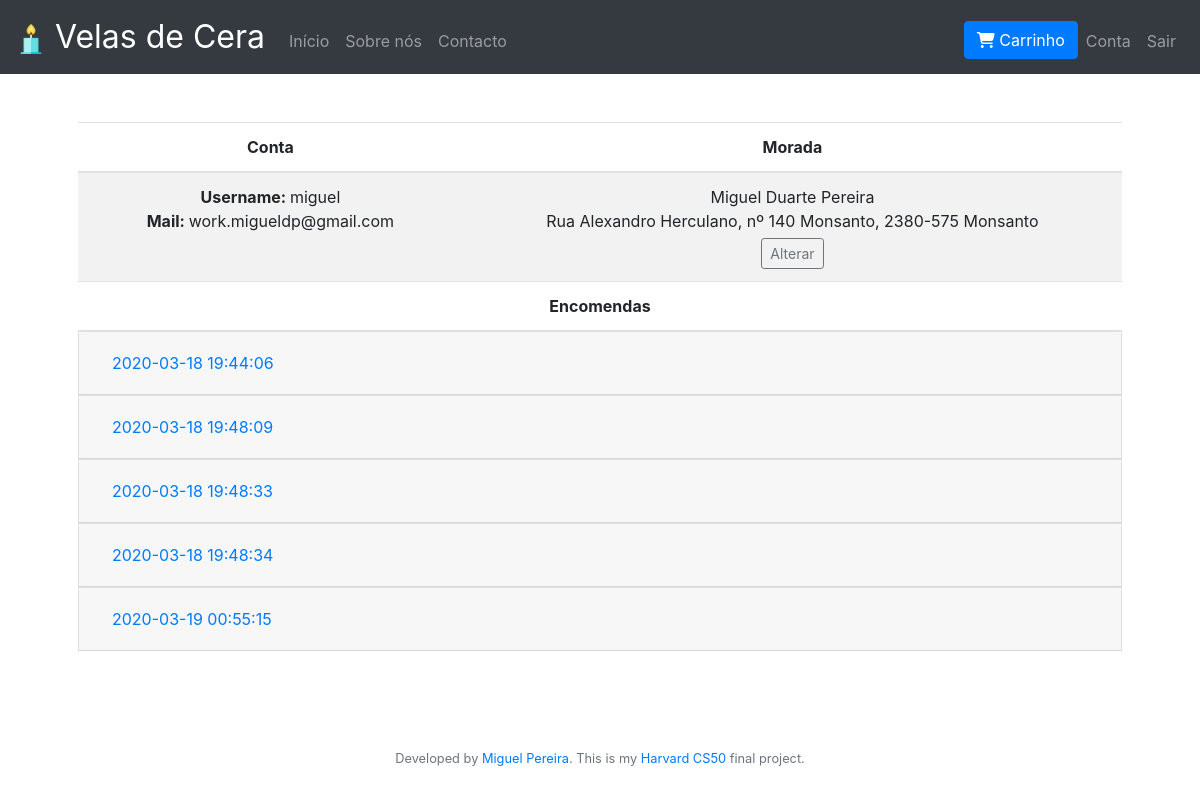
Page /conta (signed in) on the earlier database version.
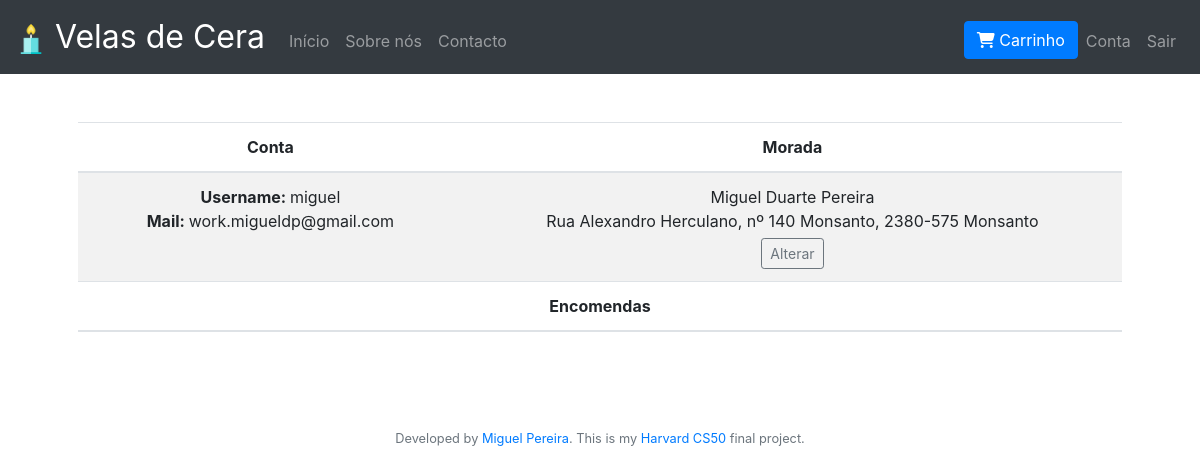
Same page on the later database version.
### tables this page shows
CREATE TABLE users (id integer not null primary key autoincrement, username text not null, hash text not null, mail text not null unique, tipo text not null);

CREATE TABLE morada (user_id integer unique not null, zip text not null, city text not null, street text not null, nome text);

CREATE TABLE encomenda (id integer not null primary key autoincrement, user_id integer not null, product_id integer not null, quantities numeric not null, price numeric not null, product_name text not null, data timestamp not null default current_timestamp, estado text not null default em_processo);

### app.py (the view, shortened to what this page needs)
@app.route("/conta", methods=["GET", "POST"])
@login_required
def conta():
    user_id = session.get("user_id")
    rows = db.execute ("select username, mail from users where id = :user_id", user_id=user_id)
    username = rows[0]["username"]
    mail = rows[0]["mail"]
    zipcode=''
    city=''
    street=''
    nome=''
    encomendas_datas = db.execute("select data, id from encomenda where user_id = :user_id group by data", user_id=user_id)
    encomendas = db.execute("select * from encomenda where user_id = :user_id", user_id=user_id)
    exists_adress = False
    check_adress = db.execute("select * from morada where user_id=:user_id", user_id=user_id)
    if len(check_adress) == 1 and check_adress[0]["user_id"] == user_id:
        exists_adress = True
        zipcode=check_adress[0]["zip"]
        city=check_adress[0]["city"]
        street=check_adress[0]["street"]
        nome=check_adress[0]["nome"]
    return render_template("conta.html", username=username, mail=mail, exists_adress=exists_adress, zipcode=zipcode, city=city, street=street, nome=nome, encomendas=encomendas, encomendas_datas=encomendas_datas)

### app.py (called while the page is built)
@app.after_request
def after_request(response):
    response.headers["Cache-Control"] = "no-cache, no-store, must-revalidate"
    response.headers["Expires"] = 0
    response.headers["Pragma"] = "no-cache"
    return response

def login_required(f):
    @wraps(f)
    def decorated_function(*args, **kwargs):
        if session.get("user_id") is None:
            return redirect("/login")
        return f(*args, **kwargs)
    return decorated_function

### templates/conta.html (shortened to what this page needs)
{% extends "layout.html" %}
{% block main %}
<main class="container p-5" >
    <table class="table table-striped">
        <thead>
            <tr>
                <th>Conta</th>
                <th>Morada</th>
            </tr>
        </thead>
        <tbody>
            <tr>
                <td>
                    <div class="container">
                        <b>Username: </b>{{username}}<br>
                        <b>Mail: </b>{{mail}}
                </td>
                <td>
                    <form action="/conta" method="POST" enctype=multipart/form-data>
                    {% if exists_adress %}
                          {{nome}}<br>
                          {{street}}, {{zipcode}} {{city}}<br>
                          <button style="margin-top: 5px;" class="btn btn-sm btn-outline-secondary" type="submit" name="alterar_button" value="a">Alterar</button>
                    {% endif %}
                </form>
                </td>
            </tr>
        </tbody>
    </table>
    <table class="table table-striped" style="margin-bottom: -1px; margin-top: -16px;">
        <thead>
            <tr>
                <th>Encomendas</th>
            </tr>
        </thead>
    </table>
    {% for encomenda_data in encomendas_datas %}
    <div class="accordion" id="accordion">
        <div class="card">
          <div class="card-header" id="heading_{{encomenda_data.id}}">
            <h2 class="mb-0">
              <button style="float: left;" class="btn btn-link" type="button" data-toggle="collapse" data-target="#collapse_{{encomenda_data.id}}" aria-expanded="true" aria-controls="collapse_{{encomenda_data.id}}">
                {{encomenda_data.data}}
              </button>
            </h2>
          </div>
        </div>
      </div>
      {% endfor %}
</main>
{% endblock %}

### templates/layout.html (shortened to what this page needs)
<!DOCTYPE html>
<html lang="pt">
    <head>
        <link href="https://maxcdn.bootstrapcdn.com/bootstrap/4.1.3/css/bootstrap.min.css" rel="stylesheet">
        <link href="/static/styles.css" rel="stylesheet">
    </head>
    <body>
        <nav class="navbar fixed-top navbar-expand-md navbar-dark bg-dark">
            <a class="navbar-brand" href="/"><img src="/static/favicon.png" width="30" height="30" class="d-inline-block align-center" alt="/"> Velas de Cera</a>
            <div class="collapse navbar-collapse" id="navbar">
                    <ul class="navbar-nav mr-auto mt-2">
                        <li class="nav-item"><a class="nav-link" href="/">Início</a></li>
                        <li class="nav-item"><a class="nav-link" href="/about">Sobre nós</a></li>
                        <li class="nav-item"><a class="nav-link" href="/contacto">Contacto</a></li>
                    </ul>
                {% if session.user_id %}
                    <ul class="navbar-nav ml-auto mt-2">
                        {% if session.user_type == 'admin' %}
                            <li class="nav-item"><a class="nav-link" href="/admin" style="color:tomato;">Admin</a></li>
                        {% else %}
                            <li class="nav-item"><a class="btn btn-primary" href="/cart">
                                <span style="color: white">
                                    <i class="fas fa-shopping-cart"></i>
                              </span> Carrinho</a></li>
                            <li class="nav-item"><a class="nav-link" href="/conta">Conta</a></li>
                        {% endif %}
                        <li class="nav-item"><a class="nav-link" href="/logout">Sair</a></li>
                    </ul>
                {% else %}
                    <ul class="navbar-nav ml-auto mt-2">
                        <li class="nav-item"><a class="nav-link" href="/register">Registar</a></li>
                        <li class="nav-item"><a class="nav-link" href="/login">Entrar</a></li>
                    </ul>
                {% endif %}
            </div>
        </nav>
        <main style="margin-top: 74px;">
            {% block main %}{% endblock %}
        </main>
        <footer class="small text-center text-muted" style="margin-top: 50px; margin-bottom: 50px;">
            Developed by <a href="https://www.linkedin.com/in/miguelduartepereira/">Miguel Pereira</a>. This is my <a href="https://cs50.harvard.edu/x/2020/project/">Harvard CS50</a> final project.
        </footer>
    </body>
</html>

### static/styles.css (style rules this page uses)
nav .navbar-brand { font-size: xx-large; }
main { overflow-x: auto; text-align: center; }

Differences in the rows shown:
removed encomenda: data "2020-03-18 19:44:06"
removed encomenda: data "2020-03-18 19:48:09"
removed encomenda: data "2020-03-18 19:48:33"
removed encomenda: data "2020-03-18 19:48:34"
removed encomenda: data "2020-03-19 00:55:15"
